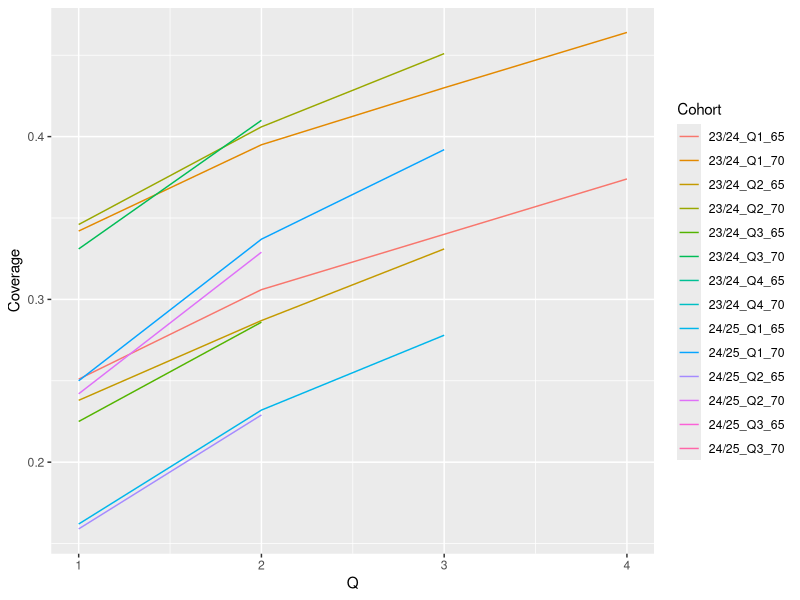

R code for this plot:
library(tidyverse)


uptake <- bind_rows(
  tibble(
    Cohort = "24/25_Q1_65",
    Dose = 1,
    Q = 1:3,
    Coverage = c(16.2, 23.2, 27.8)
  ),
  tibble(
    Cohort = "24/25_Q2_65",
    Dose = 1,
    Q = 1:2,
    Coverage = c(15.9, 22.9)
  ),
  tibble(
    Cohort = "24/25_Q3_65",
    Dose = 1,
    Q = 1,
    Coverage = c(16.9)
  ),
  tibble(
    Cohort = "24/25_Q1_70",
    Dose = 1,
    Q = 1:3,
    Coverage = c(25, 33.7, 39.2)
  ),
  tibble(
    Cohort = "24/25_Q2_70",
    Dose = 1,
    Q = 1:2,
    Coverage = c(24.2, 32.9)
  ),
  tibble(
    Cohort = "24/25_Q3_70",
    Dose = 1,
    Q = 1,
    Coverage = c(24.8)
  ),
  tibble(
    Cohort = "23/24_Q1_65",
    Dose = 1,
    Q = 1:4,
    Coverage = c(25.1, 30.6, 34.0, 37.4)
  ),
  tibble(
    Cohort = "23/24_Q2_65",
    Dose = 1,
    Q = 1:3,
    Coverage = c(23.8, 28.7, 33.1)
  ),
  tibble(
    Cohort = "23/24_Q3_65",
    Dose = 1,
    Q = 1:2,
    Coverage = c(22.5, 28.6)
  ),
  tibble(
    Cohort = "23/24_Q4_65",
    Dose = 1,
    Q = 1,
    Coverage = c(20.7)
  ),
  
  tibble(
    Cohort = "23/24_Q1_70",
    Dose = 1,
    Q = 1:4,
    Coverage = c(34.2, 39.5, 43.0, 46.4)
  ),
  tibble(
    Cohort = "23/24_Q2_70",
    Dose = 1,
    Q = 1:3,
    Coverage = c(34.6, 40.6, 45.1)
  ),
  tibble(
    Cohort = "23/24_Q3_70",
    Dose = 1,
    Q = 1:2,
    Coverage = c(33.1, 41.0)
  ),
  tibble(
    Cohort = "23/24_Q4_70",
    Dose = 1,
    Q = 1,
    Coverage = c(32.4)
  )
) %>% 
  mutate(
    Coverage = Coverage / 100
  )


uptake %>% 
  ggplot() +
  geom_line(aes(x = Q, y = Coverage, colour = Cohort))


